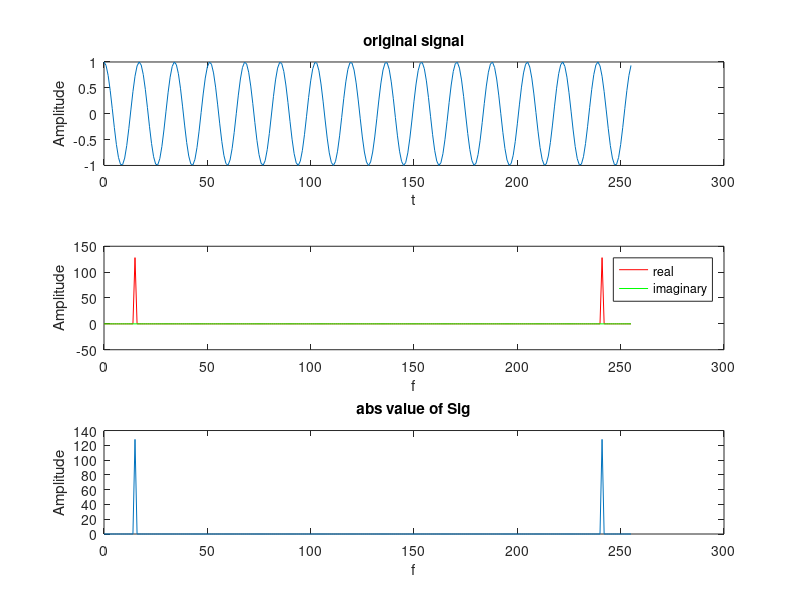
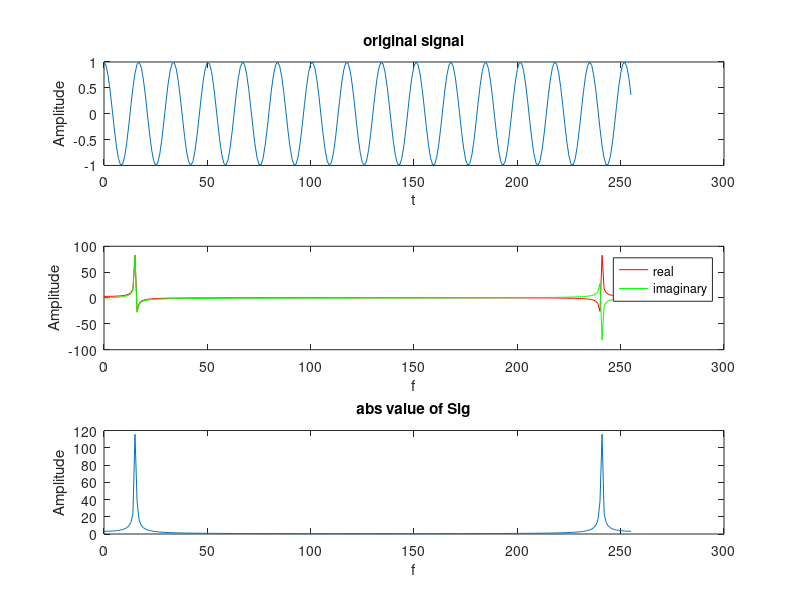
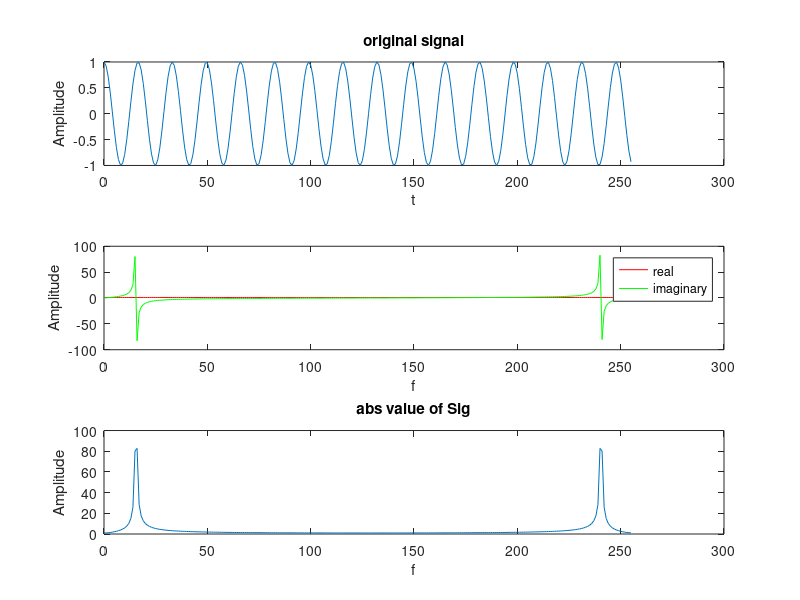
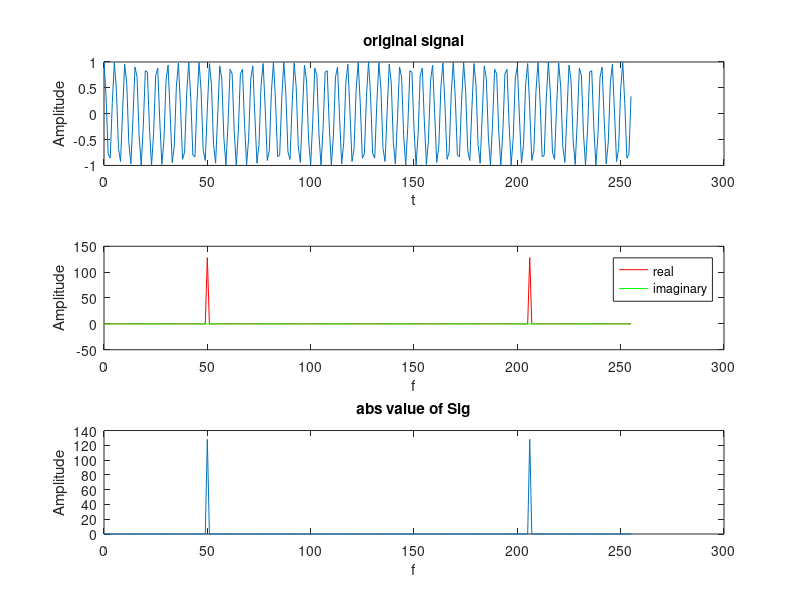

Write MATLAB code to recreate these figures, in order.
%Aufgabe 3 -Untersuchung der DFT

numSamples = 256;
freq = 15.0;

t = 0 : numSamples - 1;

testFreq = [15 15.25 15.5 50];

for i = 1 : length(testFreq);
    sig = cos(2*pi*testFreq(i)*t/numSamples);
    Sig = fft(sig);
    %f = (0 : (length(sig)-1)) / length(sig);
    normSig = normalize(Sig);
    
figureName = sprintf('f = %d', testFreq(i));
figure('Name', figureName, 'NumberTitle', 'off');

subplot(3, 1, 1);
    plot(t, sig);
    title('original signal');
    xlabel(sprintf('t'));
    ylabel('Amplitude');
    
subplot(3, 1, 2);
    plot(t, real(Sig),'r');
    hold on;
    plot(t, imag(Sig), 'g');
    hold off;
    %title('Spektrum Sig - real');
    xlabel(sprintf('f'));
    ylabel('Amplitude');
    legend('real', 'imaginary');
    
%subplot(3, 1, 3);
 %   plot(t, imag(Sig));
  %  title('imaginary part of Sig');
   % xlabel(sprintf('f'));
    %ylabel('Amplitude');
    
subplot(3, 1, 3);
    plot(t, abs(Sig));
    title('abs value of Sig');
    xlabel(sprintf('f'));
    ylabel('Amplitude');
end